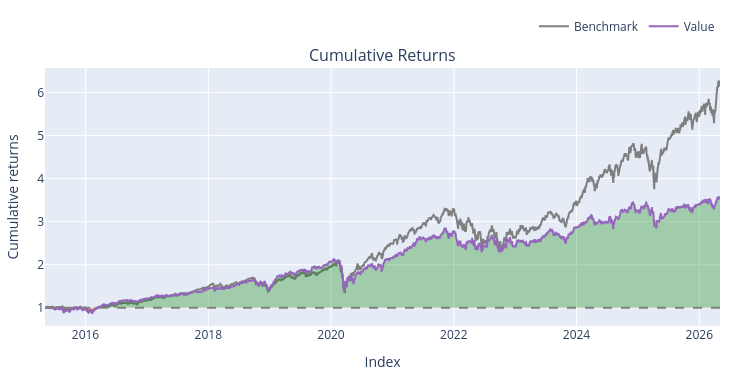
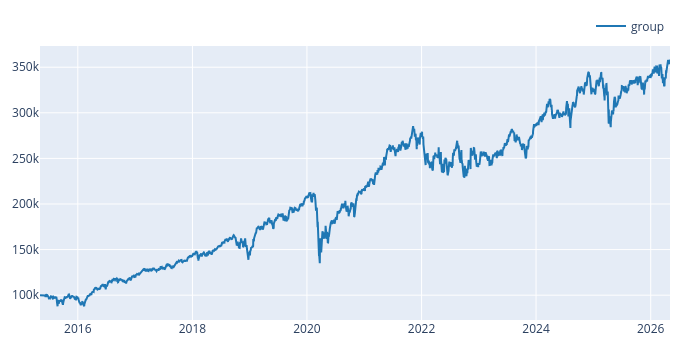

The code cell stored with these charts, in order, in its notebook:
### Markdown cell above
### Stochastic oscillator reversal strategy

### Code cell
macd_dict = {}
signal_dict = {}
hist_dict = {}
rsi_dict = {}
stoch_k_dict = {}
stoch_d_dict = {}


for ticker in close_df.columns:
    prices = close_df[ticker].to_numpy(dtype=np.float64)
    high_series = high_df[ticker]
    low_series = low_df[ticker]
    volume_values = volume_df[ticker].values

    macd, signal, hist = talib.MACD(
        prices,
        fastperiod=12,
        slowperiod=26,
        signalperiod=9
    )

    rsi = talib.RSI(
        prices,
        timeperiod=14
    )

    stoch_k, stoch_d = talib.STOCH(
        high_series.values,
        low_series.values,
        prices,
        fastk_period=14,
        slowk_period=3,
        slowk_matype=0,
        slowd_period=3,
        slowd_matype=0
    )
    


    macd_dict[ticker] = macd
    signal_dict[ticker] = signal
    hist_dict[ticker] = hist
    rsi_dict[ticker] = rsi
    stoch_k_dict[ticker] = stoch_k
    stoch_d_dict[ticker] = stoch_d

   

macd_df = pd.DataFrame(macd_dict, index=close_df.index)
signal_df = pd.DataFrame(signal_dict, index=close_df.index)
hist_df = pd.DataFrame(hist_dict, index=close_df.index)
rsi_df = pd.DataFrame(rsi_dict, index = close_df.index )
stoch_k_df = pd.DataFrame(stoch_k_dict, index = close_df.index)
stoch_d_df = pd.DataFrame(stoch_d_dict, index = close_df.index)

entries = (
    (stoch_k_df > stoch_d_df)
    & (stoch_k_df.shift(1) <= stoch_d_df.shift(1))
    & (stoch_k_df < 20)
).shift(1).fillna(False).astype(bool)

exits = (
    (stoch_k_df < stoch_d_df)
    & (stoch_k_df.shift(1) >= stoch_d_df.shift(1))
    & (stoch_k_df > 80)
).shift(1).fillna(False).astype(bool)


backtest1 = vbt.Portfolio.from_signals(
    close=close_df,
    open = open_df,
    high = high_df,
    low = low_df,
    entries=entries,
    exits=exits,
    init_cash=100_000.0,
    size=0.1,                         
    size_type='percent',
    cash_sharing=True,                 
    group_by=True,                     
    freq='1D',
    fees=0.001,
    sl_stop = 0.10,
       
)

print(backtest1.stats())
backtest1.plot().show()

equity = backtest1.value(group_by=True)
equity.vbt.plot().show()

### Figure 1 — Plotly figure (JSON) as saved in the notebook; plotly's stock layout.template omitted (floating-point values rounded to 4 significant figures; data arrays with more than 128 entries replaced by an {"elided": "..."} marker saying what was removed)
{"data": [{"legendgroup": "0", "line": {"color": "#7f7f7f"}, "name": "Benchmark", "showlegend": true, "type": "scatter", "uid": "576d426f-970d-46b9-b4d8-8d1e7abee840", "x": {"elided": "2766 str values"}, "xaxis": "x", "y": {"elided": "2766 float values"}, "yaxis": "y"}, {"hoverinfo": "skip", "legendgroup": "1", "line": {"color": "rgba(0, 0, 0, 0)", "width": 0}, "opacity": 0, "showlegend": false, "type": "scatter", "uid": "3c6f5101-7462-478a-b755-9103d9cd02ba", "x": {"elided": "2766 str values"}, "xaxis": "x", "y": {"elided": "2766 int values"}, "yaxis": "y"}, {"connectgaps": false, "fill": "tonexty", "fillcolor": "rgba(0, 128, 0, 0.3)", "hoverinfo": "skip", "legendgroup": "1", "line": {"color": "rgba(0, 0, 0, 0)", "width": 0}, "opacity": 0, "showlegend": false, "type": "scatter", "uid": "3d1d777a-e031-4ddf-af38-0a48742b870c", "x": {"elided": "2766 str values"}, "xaxis": "x", "y": {"elided": "2766 float values"}, "yaxis": "y"}, {"hoverinfo": "skip", "legendgroup": "1", "line": {"color": "rgba(0, 0, 0, 0)", "width": 0}, "opacity": 0, "showlegend": false, "type": "scatter", "uid": "0e1c411a-65cf-4490-92b2-936b4cdabe68", "x": {"elided": "2766 str values"}, "xaxis": "x", "y": {"elided": "2766 int values"}, "yaxis": "y"}, {"connectgaps": false, "fill": "tonexty", "fillcolor": "rgba(255, 0, 0, 0.3)", "hoverinfo": "skip", "legendgroup": "1", "line": {"color": "rgba(0, 0, 0, 0)", "width": 0}, "opacity": 0, "showlegend": false, "type": "scatter", "uid": "97f7ba6b-9223-4dee-91b1-7e86ecdb8850", "x": {"elided": "2766 str values"}, "xaxis": "x", "y": {"elided": "2766 float values"}, "yaxis": "y"}, {"legendgroup": "2", "line": {"color": "#9467bd"}, "name": "Value", "showlegend": true, "type": "scatter", "uid": "5b6a3554-f009-4753-9ebc-017f0fabd440", "x": {"elided": "2766 str values"}, "xaxis": "x", "y": {"elided": "2766 float values"}, "yaxis": "y"}, {"hoverinfo": "skip", "legendgroup": "1", "line": {"color": "rgba(0, 0, 0, 0)", "width": 0}, "opacity": 0, "showlegend": false, "type": "scatter", "uid": "cc44c827-901f-4095-9b9d-42947ce9f943", "x": {"elided": "2766 str values"}, "xaxis": "x", "y": {"elided": "2766 int values"}, "yaxis": "y"}], "layout": {"annotations": [{"font": {"size": 16}, "showarrow": false, "text": "Cumulative Returns", "x": 0.5, "xanchor": "center", "xref": "paper", "y": 1, "yanchor": "bottom", "yref": "paper"}], "height": 380, "legend": {"orientation": "h", "traceorder": "normal", "x": 1, "xanchor": "right", "y": 1.105, "yanchor": "bottom"}, "margin": {"b": 30, "l": 30, "r": 30, "t": 30}, "shapes": [{"line": {"color": "gray", "dash": "dash"}, "type": "line", "x0": 0, "x1": 1, "xref": "paper", "y0": 1, "y1": 1, "yref": "y"}], "showlegend": true, "width": 750, "xaxis": {"anchor": "y", "domain": [0, 1], "title": {"text": "Index"}}, "yaxis": {"anchor": "x", "domain": [0, 1], "title": {"text": "Cumulative returns"}}}}

### Figure 2 — Plotly figure (JSON) as saved in the notebook; plotly's stock layout.template omitted (floating-point values rounded to 4 significant figures; data arrays with more than 128 entries replaced by an {"elided": "..."} marker saying what was removed)
{"data": [{"name": "group", "showlegend": true, "type": "scatter", "uid": "c475d8bb-4b86-4bba-adc9-258fdb88d65c", "x": {"elided": "2766 str values"}, "y": {"elided": "2766 float values"}}], "layout": {"height": 350, "legend": {"orientation": "h", "traceorder": "normal", "x": 1, "xanchor": "right", "y": 1.02, "yanchor": "bottom"}, "margin": {"b": 30, "l": 30, "r": 30, "t": 30}, "width": 700}}
